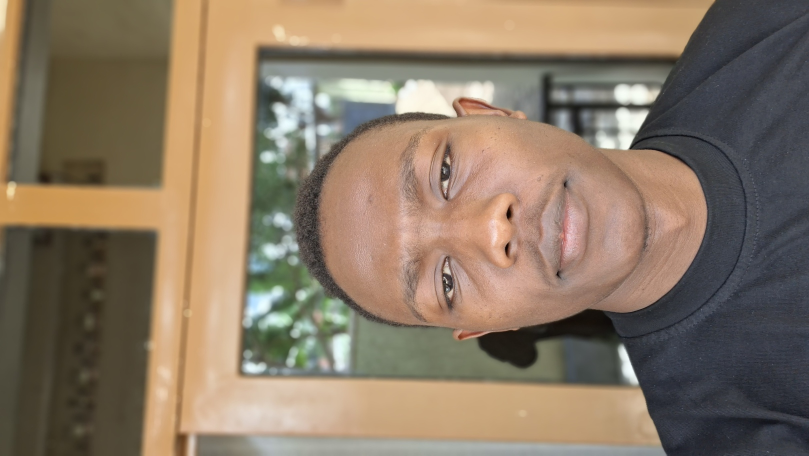
#> input picture data/images/antony_surprised.jpg, 1618 x 911 px (shown at 1/2 size); its folder holds only this picture in this run
$ python image_processing.py
#> lines starting #> are read from the running program, lines starting #| are printed output that depends on the picture
"""
Image Processing Script for Task 2
Extracts features (embeddings, histograms, HOG) from all member images
and saves them to image_features.csv
"""

import os
import sys
import numpy as np
import pandas as pd
from PIL import Image, ImageOps
import pillow_heif
from skimage.feature import hog
from skimage.color import rgb2gray

# Get base directory
BASE_DIR = os.path.abspath(os.path.join(os.path.dirname(__file__), ".."))
IMAGES_DIR = os.path.join(BASE_DIR, "images")
OUTPUT_DIR = os.path.join(BASE_DIR, "data", "processed")
OUTPUT_FILE = os.path.join(OUTPUT_DIR, "image_features.csv")

# Create output directory if it doesn't exist
os.makedirs(OUTPUT_DIR, exist_ok=True)

# Register HEIF opener for HEIC support
pillow_heif.register_heif_opener()
#> (this line was passed over: pillow_heif is not available in this run)

def load_image(path, size=(224, 224)):
    """Load and resize image"""
    img = Image.open(path).convert("RGB")
    if size:
        img = img.resize(size)
    return img

def extract_histogram_features(img):
    """
    Extract histogram features from RGB channels
    Returns statistical features (mean, std, min, max) for each channel
    """
    img_array = np.array(img)
    features = {}

    for i, channel_name in enumerate(['R', 'G', 'B']):
        channel = img_array[:, :, i].flatten()
        features[f'hist_{channel_name}_mean'] = float(np.mean(channel))
        features[f'hist_{channel_name}_std'] = float(np.std(channel))
        features[f'hist_{channel_name}_min'] = float(np.min(channel))
        features[f'hist_{channel_name}_max'] = float(np.max(channel))
        features[f'hist_{channel_name}_median'] = float(np.median(channel))

    # Overall histogram statistics
    gray = rgb2gray(img_array)
    features['hist_gray_mean'] = float(np.mean(gray))
    features['hist_gray_std'] = float(np.std(gray))

    return features

def extract_hog_features(img):
    """
    Extract HOG (Histogram of Oriented Gradients) features
    FIXED: Handles all return types from hog() function
    """
    gray = rgb2gray(np.array(img))
    try:
        # Try with visualize=False first (returns only feature vector)
        hog_result = hog(
            gray,
            orientations=9,
            pixels_per_cell=(16, 16),
            cells_per_block=(2, 2),
            block_norm="L2-Hys",
            visualize=False,
            transform_sqrt=True,
            feature_vector=True,
        )
        # Convert to numpy array and flatten - NO UNPACKING
        features_vector = np.array(hog_result).flatten()
    except (ValueError, TypeError) as e:
        # Fallback: use visualize=True and take first element
        try:
            hog_result = hog(
                gray,
                orientations=9,
                pixels_per_cell=(16, 16),
                cells_per_block=(2, 2),
                block_norm="L2-Hys",
                visualize=True,
                transform_sqrt=True,
                feature_vector=True,
            )
            # When visualize=True, returns (features, hog_image)
            if isinstance(hog_result, tuple):
                features_vector = np.array(hog_result[0]).flatten()
            else:
                features_vector = np.array(hog_result).flatten()
        except Exception as e2:
            print(f"  Warning: HOG extraction failed, using defaults: {e2}")
            # Return minimal features if HOG fails
            return {'hog_mean': 0.0, 'hog_std': 0.0, 'hog_max': 0.0, 'hog_min': 0.0}

    # Return HOG features as a dictionary with indices
    hog_dict = {f'hog_{i}': float(val) for i, val in enumerate(features_vector)}
    # Also add summary statistics
    hog_dict['hog_mean'] = float(np.mean(features_vector))
    hog_dict['hog_std'] = float(np.std(features_vector))
    hog_dict['hog_max'] = float(np.max(features_vector))
    hog_dict['hog_min'] = float(np.min(features_vector))

    return hog_dict

def extract_embedding_features(img):
    """
    Extract simple embedding-like features using image statistics
    For a more advanced approach, you could use pre-trained models like ResNet, VGG, etc.
    """
    img_array = np.array(img)

    # Flatten the image to create a simple embedding
    # In practice, you might use a pre-trained CNN for better embeddings
    flattened = img_array.flatten()

    # Use PCA-like approach: sample key features
    # Take mean of patches to create a compact representation
    h, w = img_array.shape[:2]
    patch_size = 8
    patches_h = h // patch_size
    patches_w = w // patch_size

    embedding = []
    for i in range(patches_h):
        for j in range(patches_w):
            patch = img_array[i*patch_size:(i+1)*patch_size,
                              j*patch_size:(j+1)*patch_size]
            embedding.extend([
                np.mean(patch[:, :, 0]),  # R channel mean
                np.mean(patch[:, :, 1]),  # G channel mean
                np.mean(patch[:, :, 2]),  # B channel mean
            ])

    # Create embedding dictionary
    embedding_dict = {f'embedding_{i}': float(val) for i, val in enumerate(embedding)}

    # Add summary statistics
    embedding_dict['embedding_mean'] = float(np.mean(embedding))
    embedding_dict['embedding_std'] = float(np.std(embedding))

    return embedding_dict

def extract_all_features(image_path):
    """
    Extract all features from an image
    """
    img = load_image(image_path)

    # Extract different feature types
    histogram_features = extract_histogram_features(img)
    hog_features = extract_hog_features(img)
    embedding_features = extract_embedding_features(img)

    # Combine all features
    all_features = {**histogram_features, **hog_features, **embedding_features}

    return all_features

def parse_filename(filename):
    """
    Parse filename to extract member name and expression
    Handles multiple formats:
    - memberX_neutral.jpg
    - memberX-neutral.jpg
    - Honorine-neutral.HEIC
    - Charlotte Kariza Suprised Pic .jpeg
    - Emmanuel Kwizera 2.jpg
    """
    import re
    name = os.path.splitext(filename)[0]

    # Define expression keywords (case insensitive)
    expression_keywords = {
        'neutral': ['neutral', 'neutre'],
        'smile': ['smile', 'smiling', 'smiles', 'happy'],
        'surprised': ['surprised', 'surprise', 'surprising', 'suprised']
    }

    # Try to find expression keyword in filename (case insensitive)
    name_lower = name.lower()
    expression = "unknown"
    found_keyword = None

    for expr, keywords in expression_keywords.items():
        for keyword in keywords:
            if keyword in name_lower:
                expression = expr
                found_keyword = keyword
                break
        if found_keyword:
            break

    # Extract member name by removing the expression keyword
    if found_keyword:
        # Remove the expression keyword and any separators around it
        # Handle both hyphen and underscore separators
        pattern = r'[\s_-]*' + re.escape(found_keyword) + r'[\s_-]*'
        member = re.sub(pattern, '', name, flags=re.IGNORECASE).strip()
        # Clean up any remaining separators at the end
        member = re.sub(r'[\s_-]+$', '', member)
    else:
        # No expression keyword found, try to split by common separators
        # Try underscore first
        if '_' in name:
            parts = name.split('_')
            if len(parts) >= 2:
                member = '_'.join(parts[:-1])
                expression = parts[-1].lower()
            else:
                member = name
        # Try hyphen
        elif '-' in name:
            parts = name.split('-')
            if len(parts) >= 2:
                member = '-'.join(parts[:-1])
                expression = parts[-1].lower()
            else:
                member = name
        # Try space (take everything except last word if it looks like a number or expression)
        elif ' ' in name:
            parts = name.split()
            # If last part is a number, it's probably not an expression
            if len(parts) >= 2 and not parts[-1].isdigit():
                member = ' '.join(parts[:-1])
                expression = parts[-1].lower()
            else:
                member = name
        else:
            member = name

    # Clean up member name
    member = member.strip()
    if not member:
        member = "unknown"

    return member, expression

def main():
    """Main function to process all images and create CSV"""
    print(f"Processing images from: {IMAGES_DIR}")
    print(f"Output file: {OUTPUT_FILE}")

    # Find all image files
    image_files = []
    for root, dirs, files in os.walk(IMAGES_DIR):
        for f in files:
            if f.lower().endswith((".jpg", ".jpeg", ".png", ".bmp", ".heic", ".heif")):
                image_files.append(os.path.join(root, f))

    if not image_files:
        print(f"ERROR: No images found in {IMAGES_DIR}")
        print("Please add images with naming convention: memberX_neutral.jpg, memberX_smile.jpg, memberX_surprised.jpg")
        sys.exit(1)

    print(f"Found {len(image_files)} images")

    # Process each image
    all_data = []
    for img_path in image_files:
        try:
            filename = os.path.basename(img_path)
            member, expression = parse_filename(filename)

            print(f"Processing: {filename} (Member: {member}, Expression: {expression})")

            # Extract features
            features = extract_all_features(img_path)

            # Add metadata
            features['filename'] = filename
            features['member'] = member
            features['expression'] = expression
            features['image_path'] = img_path

            all_data.append(features)

        except Exception as e:
            print(f"ERROR processing {img_path}: {str(e)}")
            continue

    if not all_data:
        print("ERROR: No images were successfully processed")
        sys.exit(1)

    # Create DataFrame
    df = pd.DataFrame(all_data)

    # Reorder columns to have metadata first
    metadata_cols = ['filename', 'member', 'expression', 'image_path']
    feature_cols = [c for c in df.columns if c not in metadata_cols]
    df = df[metadata_cols + feature_cols]

    # Save to CSV
    df.to_csv(OUTPUT_FILE, index=False)

    print(f"\n✓ Successfully processed {len(all_data)} images")
    print(f"✓ Features saved to: {OUTPUT_FILE}")
    print(f"✓ Total features per image: {len(feature_cols)}")
    print(f"\nFeature breakdown:")
    print(f"  - Histogram features: {len([c for c in feature_cols if c.startswith('hist_')])}")
    print(f"  - HOG features: {len([c for c in feature_cols if c.startswith('hog_')])}")
    print(f"  - Embedding features: {len([c for c in feature_cols if c.startswith('embedding_')])}")
    print(f"\nDataFrame shape: {df.shape}")
    print(f"\nFirst few rows:")
    print(df[['filename', 'member', 'expression']].head())

if __name__ == "__main__":
    main()
#> in load_image, img is the input picture: PIL image 1618x911 RGB; mean R, G, B 137.9, 120.6, 101.2
#> in load_image, `img = img.resize(size)`:
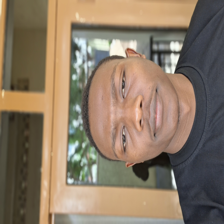
#> img: PIL image 224x224 RGB; mean R, G, B 137.9, 120.6, 101.2
#> after the loop in extract_histogram_features, `for i, channel_name in enumerate(['R', 'G', 'B']):`: features = 15 items
#> in extract_histogram_features, `gray = rgb2gray(img_array)`:
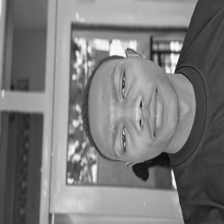
#> gray: shape (224, 224) float64; min 0.0431, max 0.997, mean 0.482
#> in extract_all_features, `histogram_features = extract_histogram_features(img)`: histogram_features = 17 items
#> in extract_hog_features, `hog_result = hog( gray, orientations=9, pixels_per_cell=(16, 16), cell..`: hog_result = 6084 values, max 0.7 at index 238, min 0 at index 208, mean 0.116
#> in extract_hog_features, `features_vector = np.array(hog_result).flatten()`: features_vector has the same summary as hog_result
#> in extract_hog_features, `hog_dict = {f'hog_{i}': float(val) for i, val in enumerate(features_ve..`: hog_dict = 6084 items
#> in extract_all_features, `hog_features = extract_hog_features(img)`: hog_features = 6088 items
#> after the loop in extract_embedding_features, `for i in range(patches_h):`: embedding = 2352 values, max 241.6 at index 462, min 18.17 at index 1658, mean 119.9
#> in extract_embedding_features, `embedding_dict = {f'embedding_{i}': float(val) for i, val in enumerate..`: embedding_dict = 2352 items
#> in extract_all_features, `embedding_features = extract_embedding_features(img)`: embedding_features = 2354 items
#> in main, `features = extract_all_features(img_path)`: features = 8459 items
#> in main, `df = pd.DataFrame(all_data)`: df = table of 1 rows and 8463 columns
#> in main, `feature_cols = [c for c in df.columns if c not in metadata_cols]`: feature_cols = 8459 items, first 6: 'hist_R_mean', 'hist_R_std', 'hist_R_min', 'hist_R_max', 'hist_R_median', 'hist_G_mean'
#| ✓ Successfully processed 1 images
#| ✓ Total features per image: 8459
#|   - Histogram features: 17
#|   - HOG features: 6088
#|   - Embedding features: 2354
#| DataFrame shape: (1, 8463)
#|                filename  member expression
#| 0  antony_surprised.jpg  antony  surprised

$ run again, on data/images/kwizera_neutral.jpg
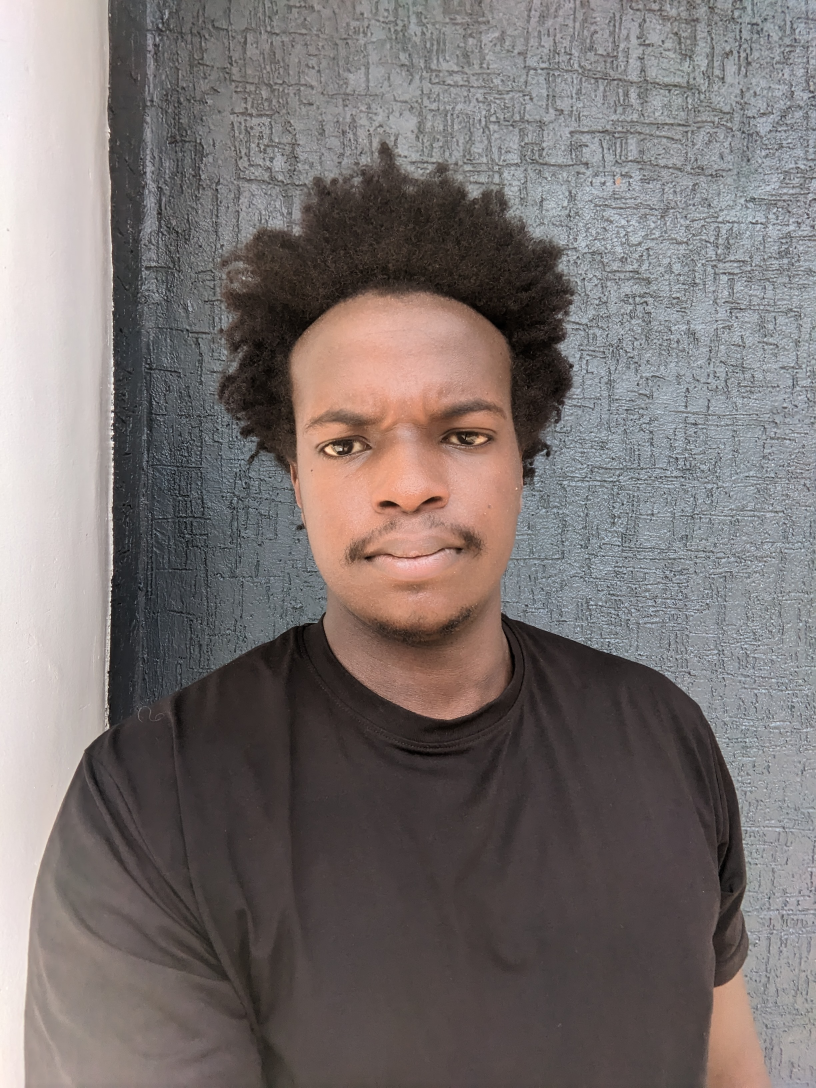
#> input picture data/images/kwizera_neutral.jpg, 2448 x 3264 px (shown at 1/3 size)
#> in load_image, img is the input picture: PIL image 2448x3264 RGB; mean R, G, B 121.7, 113.9, 112.5
#> in load_image, `img = img.resize(size)`:
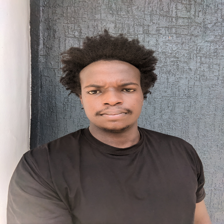
#> img: PIL image 224x224 RGB; mean R, G, B 121.7, 113.9, 112.5
#> after the loop in extract_histogram_features, `for i, channel_name in enumerate(['R', 'G', 'B']):`: features = 15 items
#> in extract_histogram_features, `gray = rgb2gray(img_array)`:
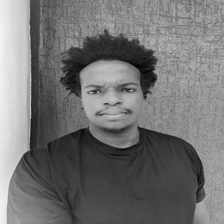
#> gray: shape (224, 224) float64; min 0.00392, max 0.96, mean 0.453
#> histogram_features = 17 items
#> hog_result = 6084 values, max 0.487 at index 1881, min 0 at index 5, mean 0.14
#> features_vector has the same summary as hog_result
#> hog_dict = 6084 items
#> hog_features = 6088 items
#> after the loop in extract_embedding_features, `for i in range(patches_h):`: embedding = 2352 values, max 243.1 at index 252, min 19.8 at index 728, mean 116
#> embedding_dict = 2352 items
#> embedding_features = 2354 items
#> in main, `features = extract_all_features(img_path)`: features = 8459 items
#> df = table of 1 rows and 8463 columns
#> feature_cols = 8459 items, first 6: 'hist_R_mean', 'hist_R_std', 'hist_R_min', 'hist_R_max', 'hist_R_median', 'hist_G_mean'
#| ✓ Successfully processed 1 images
#| ✓ Total features per image: 8459
#|   - Histogram features: 17
#|   - HOG features: 6088
#|   - Embedding features: 2354
#| DataFrame shape: (1, 8463)
#|               filename   member expression
#| 0  kwizera_neutral.jpg  kwizera    neutral

$ run again, on data/images/kwizera_smiling.jpg
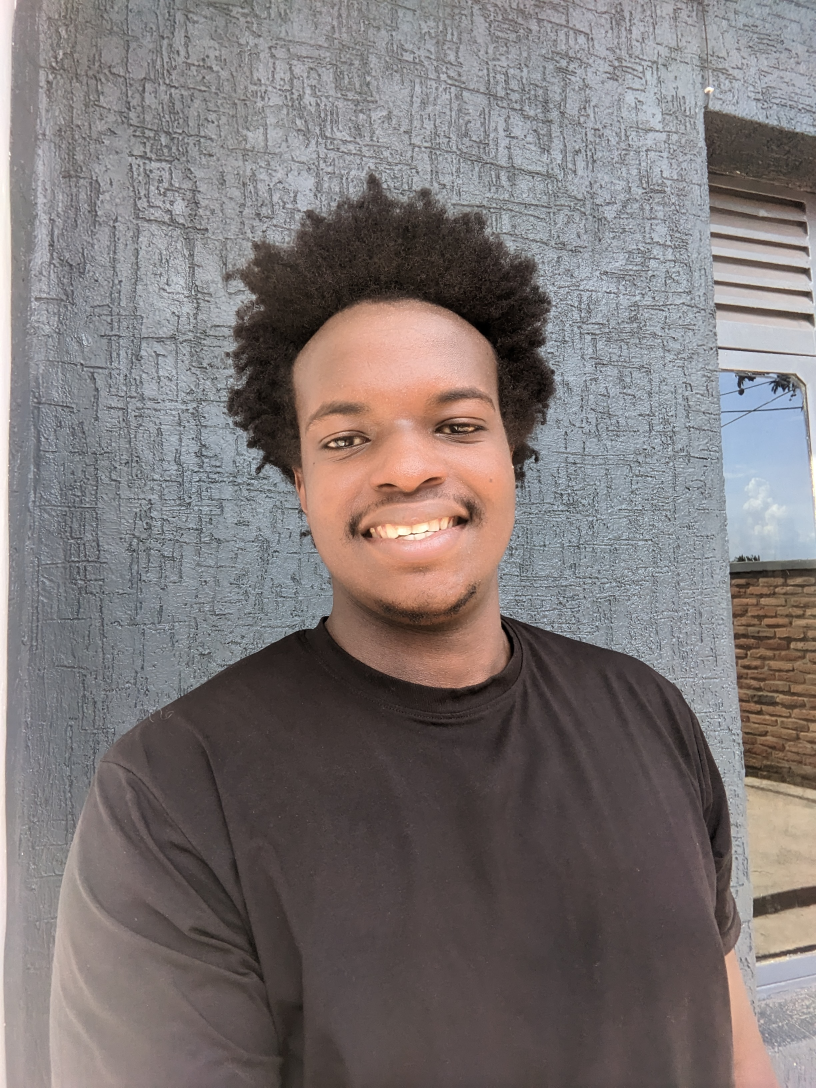
#> input picture data/images/kwizera_smiling.jpg, 2448 x 3264 px (shown at 1/3 size)
#> in load_image, img is the input picture: PIL image 2448x3264 RGB; mean R, G, B 125.3, 117.9, 117.6
#> in load_image, `img = img.resize(size)`:
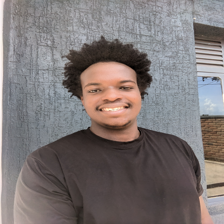
#> img: PIL image 224x224 RGB; mean R, G, B 125.3, 117.9, 117.6
#> after the loop in extract_histogram_features, `for i, channel_name in enumerate(['R', 'G', 'B']):`: features = 15 items
#> in extract_histogram_features, `gray = rgb2gray(img_array)`:
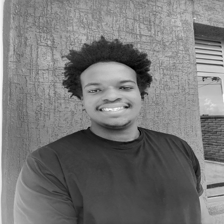
#> gray: shape (224, 224) float64; min 0, max 0.997, mean 0.469
#> histogram_features = 17 items
#> hog_result = 6084 values, max 0.425 at index 1813, min 0.00163 at index 1397, mean 0.144
#> features_vector has the same summary as hog_result
#> hog_dict = 6084 items
#> hog_features = 6088 items
#> after the loop in extract_embedding_features, `for i in range(patches_h):`: embedding = 2352 values, max 237.7 at index 798, min 15.56 at index 725, mean 120.3
#> embedding_dict = 2352 items
#> embedding_features = 2354 items
#> in main, `features = extract_all_features(img_path)`: features = 8459 items
#> df = table of 1 rows and 8463 columns
#> feature_cols = 8459 items, first 6: 'hist_R_mean', 'hist_R_std', 'hist_R_min', 'hist_R_max', 'hist_R_median', 'hist_G_mean'
#| ✓ Successfully processed 1 images
#| ✓ Total features per image: 8459
#|   - Histogram features: 17
#|   - HOG features: 6088
#|   - Embedding features: 2354
#| DataFrame shape: (1, 8463)
#|               filename   member expression
#| 0  kwizera_smiling.jpg  kwizera      smile

$ run again, on data/images/kariza_neutral.jpeg
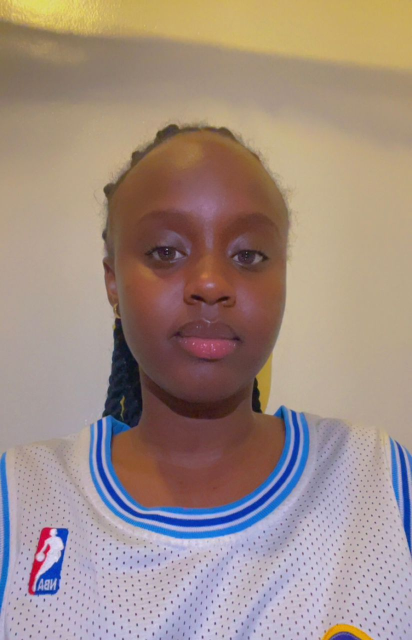
#> input picture data/images/kariza_neutral.jpeg, 824 x 1280 px (shown at 1/2 size)
#> in load_image, img is the input picture: PIL image 824x1280 RGB; mean R, G, B 159.4, 140.4, 131.4
#> in load_image, `img = img.resize(size)`:
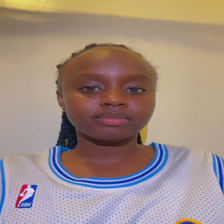
#> img: PIL image 224x224 RGB; mean R, G, B 159.4, 140.4, 131.4
#> after the loop in extract_histogram_features, `for i, channel_name in enumerate(['R', 'G', 'B']):`: features = 15 items
#> in extract_histogram_features, `gray = rgb2gray(img_array)`:
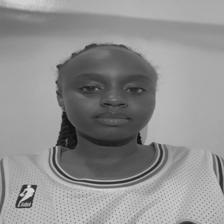
#> gray: shape (224, 224) float64; min 0.0583, max 0.863, mean 0.564
#> histogram_features = 17 items
#> hog_result = 6084 values, max 0.57 at index 382, min 0 at index 539, mean 0.124
#> features_vector has the same summary as hog_result
#> hog_dict = 6084 items
#> hog_features = 6088 items
#> after the loop in extract_embedding_features, `for i in range(patches_h):`: embedding = 2352 values, max 221.4 at index 6, min 22.11 at index 1368, mean 143.7
#> embedding_dict = 2352 items
#> embedding_features = 2354 items
#> in main, `features = extract_all_features(img_path)`: features = 8459 items
#> df = table of 1 rows and 8463 columns
#> feature_cols = 8459 items, first 6: 'hist_R_mean', 'hist_R_std', 'hist_R_min', 'hist_R_max', 'hist_R_median', 'hist_G_mean'
#| ✓ Successfully processed 1 images
#| ✓ Total features per image: 8459
#|   - Histogram features: 17
#|   - HOG features: 6088
#|   - Embedding features: 2354
#| DataFrame shape: (1, 8463)
#|               filename  member expression
#| 0  kariza_neutral.jpeg  kariza    neutral

$ run again, on data/images/kariza_smiling.jpeg
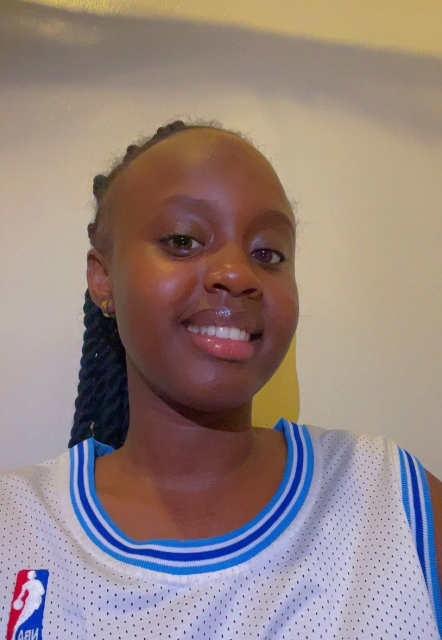
#> input picture data/images/kariza_smiling.jpeg, 884 x 1280 px (shown at 1/2 size)
#> in load_image, img is the input picture: PIL image 884x1280 RGB; mean R, G, B 148.1, 131, 127.1
#> in load_image, `img = img.resize(size)`:
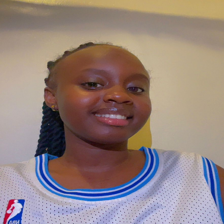
#> img: PIL image 224x224 RGB; mean R, G, B 148.1, 131, 127.1
#> after the loop in extract_histogram_features, `for i, channel_name in enumerate(['R', 'G', 'B']):`: features = 15 items
#> in extract_histogram_features, `gray = rgb2gray(img_array)`:
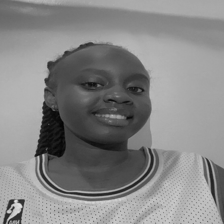
#> gray: shape (224, 224) float64; min 0.012, max 0.894, mean 0.527
#> histogram_features = 17 items
#> hog_result = 6084 values, max 0.598 at index 4812, min 0 at index 215, mean 0.124
#> features_vector has the same summary as hog_result
#> hog_dict = 6084 items
#> hog_features = 6088 items
#> after the loop in extract_embedding_features, `for i in range(patches_h):`: embedding = 2352 values, max 222.6 at index 2135, min 10.7 at index 1533, mean 135.4
#> embedding_dict = 2352 items
#> embedding_features = 2354 items
#> in main, `features = extract_all_features(img_path)`: features = 8459 items
#> df = table of 1 rows and 8463 columns
#> feature_cols = 8459 items, first 6: 'hist_R_mean', 'hist_R_std', 'hist_R_min', 'hist_R_max', 'hist_R_median', 'hist_G_mean'
#| ✓ Successfully processed 1 images
#| ✓ Total features per image: 8459
#|   - Histogram features: 17
#|   - HOG features: 6088
#|   - Embedding features: 2354
#| DataFrame shape: (1, 8463)
#|               filename  member expression
#| 0  kariza_smiling.jpeg  kariza      smile
